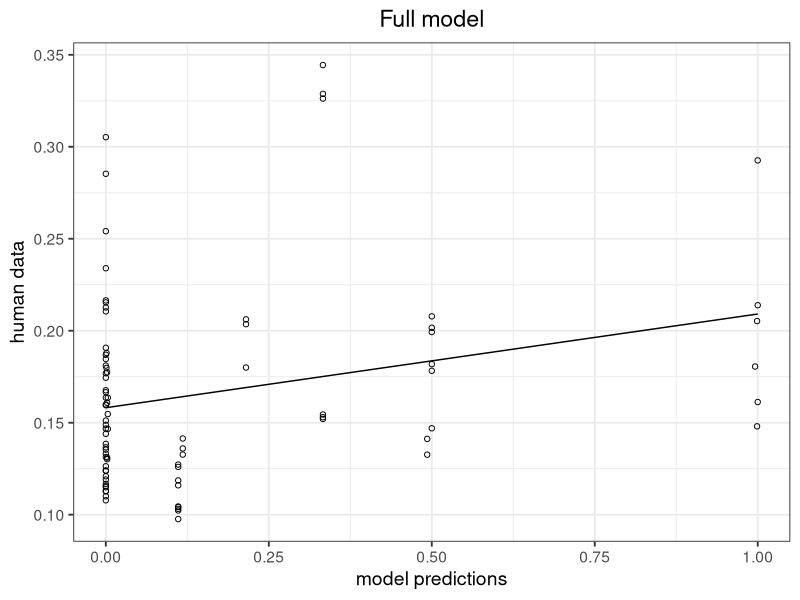
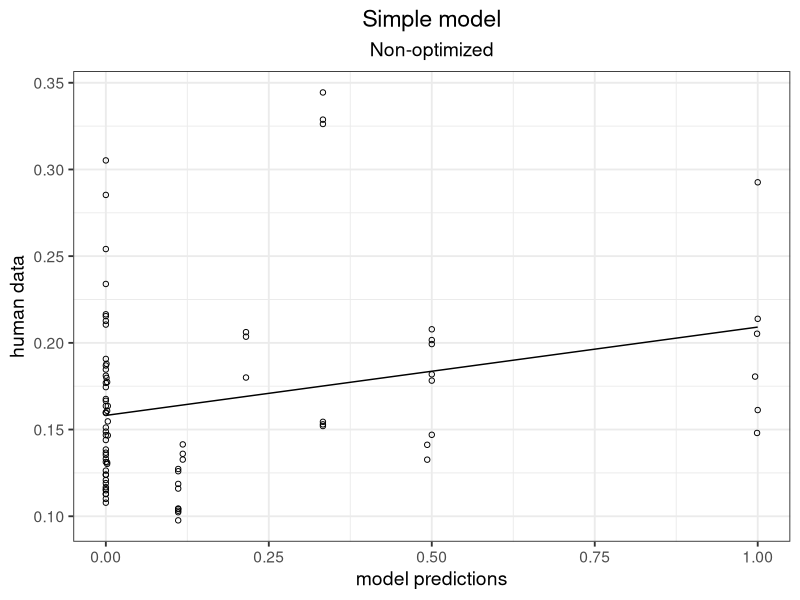
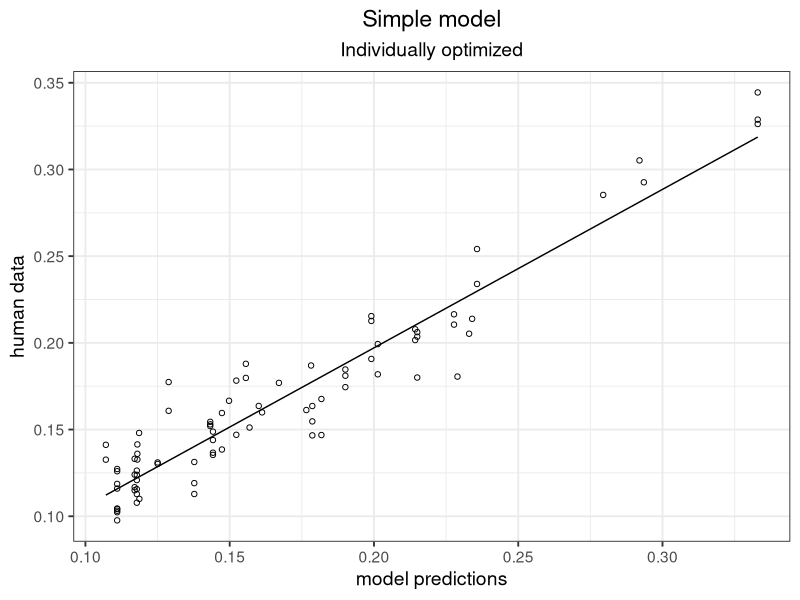
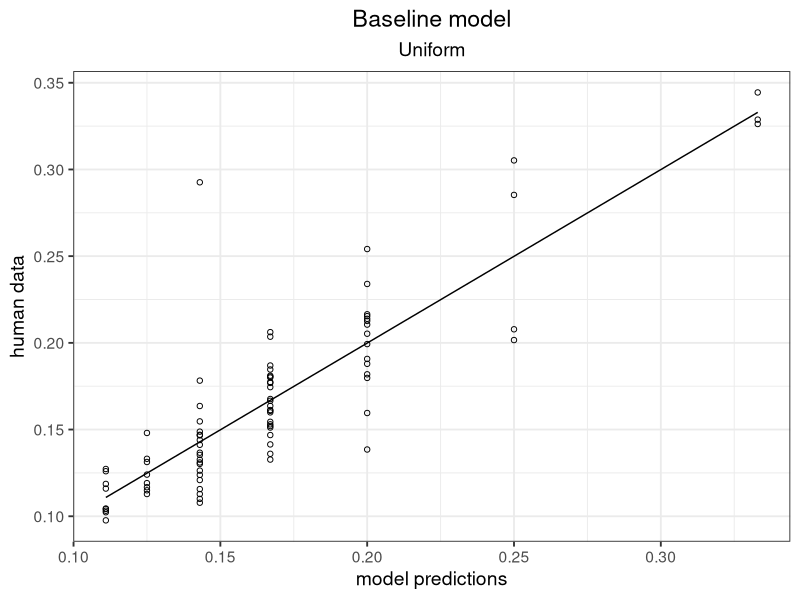
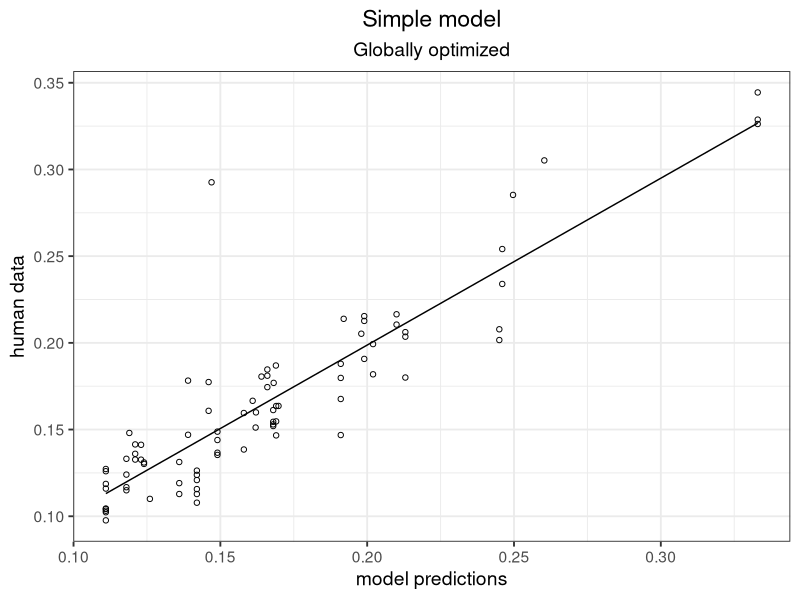
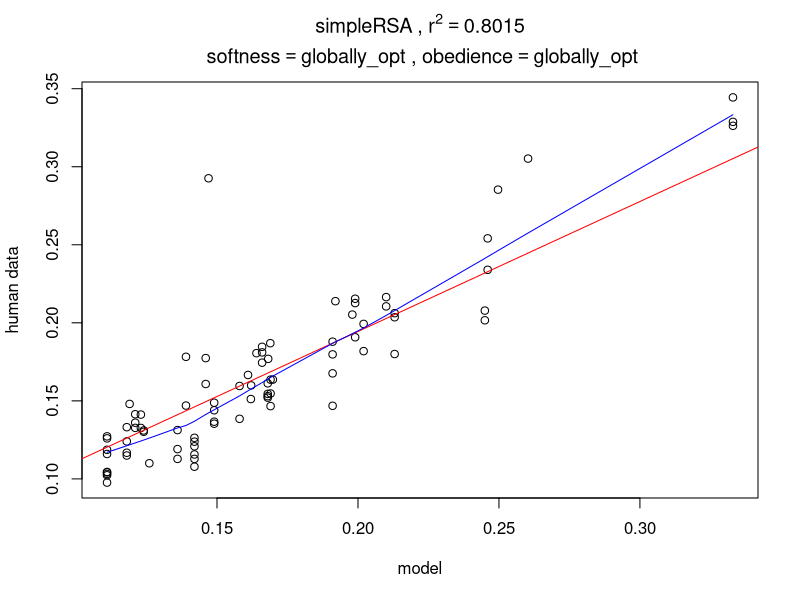
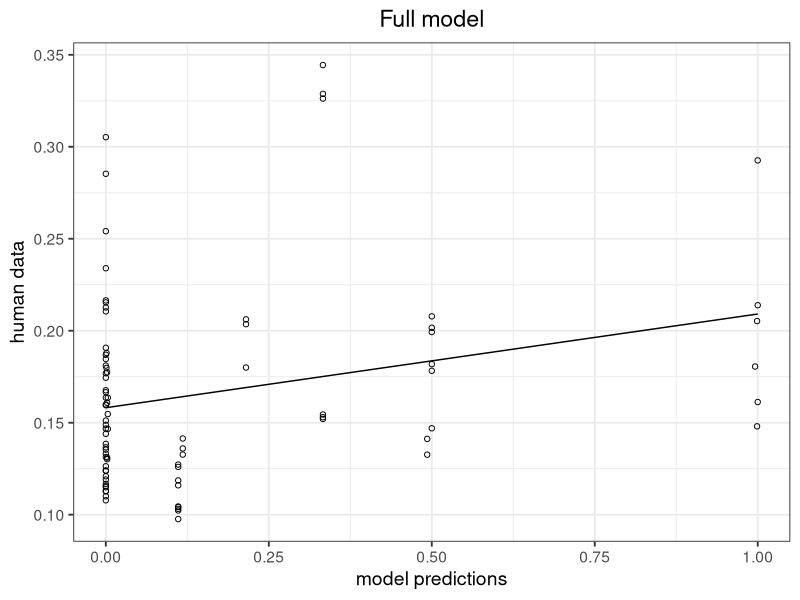
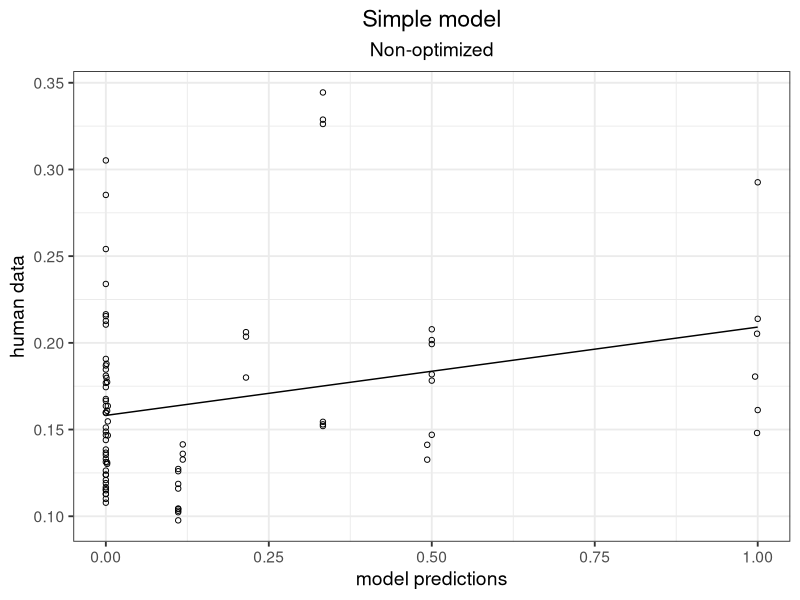

The R script that drew these images, in order:
library("dplyr")
library("ggplot2")

################################################## X 3 Utterance choice ##################################

# Import full csv table

setwd("~/Documents/GitHub/prior_inference/RSA_2019_08/X3_Plots")

full <- read.csv("for_scatterplots_x3_updated.csv")
head(full)

## See what models we have ##

stats <- full %>%
    group_by(softness,obedience, alpha, cross_validated, kl_factor,type, Nr) %>%
    summarise(n_occur = n())
ordered <- stats[order(stats$Nr),] # Sort the summary table
print.data.frame(ordered)

write.csv(ordered, file = "List_of_models_x3.csv")
##########################################################################################################

# Subset data for plotting. Fill in the template

# plotData <- subset(full, softness ==  & obedience ==  & cross_validated == " " & type == "") # for simple models
# plotData <- subset(full, softness ==  & obedience ==  & alpha == & cross_validated == " " & type == "") # for full models

# Softness, obedience, and alpha are numeric
# Cross_validated can be "yes" or "no"
# Type can be "simpleRSA" or "fullRSA" or "uniform"
# Nr is model number in the order they are listed in the scatterplot file. 

##########################################################################################################

### Subsets for figures in the paper. Pick one plotData subset, then run the define variables part
### Then generate the plot either with ggplot or a simple plot

# for m1
plotData <- subset(full, softness == 0 & obedience == 0 & 
                        kl_factor == 1 &
                          cross_validated == "no" & type == "fullRSA" & 
                          alpha == 1) 


r2 <- round((summary(lm(plotData$model~plotData$workerData))$r.squared), digits = 4)
softness <- unique(as.character(plotData$softness))
obedience <- unique(as.character(plotData$obedience))
type <- unique(as.character(plotData$type))
nr <- plotData$Nr[1]


figure <- ggplot(plotData, aes(x = model, y = workerData)) +
  geom_point(shape = 1) +
  stat_smooth(method = "lm",
              col = "black",
              se = FALSE,
              size = .5) +
  theme_bw(base_size = 14) +
  labs(title = "Full model")+
  #  labs(title = bquote(atop
  #                     (.(type) ~"," ~ r^2 == .(r2),
  #                       ~ "softness" == .(softness) ~ "," ~ "obedience" == .(obedience)
  #                     )))+
  ylab("human data")+
  xlab("model predictions") +
  theme(plot.title = element_text(hjust = 0.5))
print(figure)
ggsave(figure, height = 3, width = 3, units = "in", filename = paste("x3_m", nr,".pdf", sep=""))

model <- lm(formula = plotData$model~plotData$workerData)
summary(model)
confint(model)


# for m6
plotData <- subset(full, softness == "individually_opt" & obedience == "individually_opt" & 
                     kl_factor == "individually_opt" &
                     cross_validated == "no" & type == "fullRSA" & 
                     alpha == 1) 

# for m4
plotData <- subset(full, softness == 0 & obedience == "individually_opt" & 
                     kl_factor == "individually_opt" &
                     cross_validated == "no" & type == "fullRSA" & 
                     alpha == 1) 

# for m2
plotData <- subset(full, softness == "individually_opt" & obedience == 0 & 
                     kl_factor == 1 &
                     cross_validated == "no" & type == "fullRSA" & 
                     alpha == 1) 
# for m7
# Shortcut to do subsets. List_of_models_x3.csv says which model is which

plotData <- subset(full, Nr == 7)

r2 <- round((summary(lm(plotData$model~plotData$workerData))$r.squared), digits = 4)
softness <- unique(as.character(plotData$softness))
obedience <- unique(as.character(plotData$obedience))
type <- unique(as.character(plotData$type))
nr <- plotData$Nr[1]


figure <- ggplot(plotData, aes(x = model, y = workerData)) +
  geom_point(shape = 1) +
  stat_smooth(method = "lm",
              col = "black",
              se = FALSE,
              size = .5) +
  theme_bw(base_size = 14) +
  labs(title = "Simple model",subtitle = "Non-optimized")+
  #  labs(title = bquote(atop
  #                     (.(type) ~"," ~ r^2 == .(r2),
  #                       ~ "softness" == .(softness) ~ "," ~ "obedience" == .(obedience)
  #                     )))+
  ylab("human data")+
  xlab("model predictions") +
  theme(plot.title = element_text(hjust = 0.5), plot.subtitle = element_text(hjust = 0.5))
print(figure)
ggsave(figure, height = 3, width = 3, units = "in", filename = paste("x3_m", nr,".pdf", sep=""))

model <- lm(formula = plotData$model~plotData$workerData)
summary(model)
confint(model)


# for m9
plotData <- subset(full, Nr == 9) 
model <- lm(formula = plotData$model~plotData$workerData)
summary(model)

# for m10
plotData <- subset(full, Nr == 10)
model <- lm(formula = plotData$model~plotData$workerData)
summary(model)

# for m11 KL individually optimized
plotData <- subset(full, Nr == 11)
model <- lm(formula = plotData$model~plotData$workerData)
summary(model)

r2 <- round((summary(lm(plotData$model~plotData$workerData))$r.squared), digits = 4)
softness <- unique(as.character(plotData$softness))
obedience <- unique(as.character(plotData$obedience))
type <- unique(as.character(plotData$type))
nr <- plotData$Nr[1]


figure <- ggplot(plotData, aes(x = model, y = workerData)) +
  geom_point(shape = 1) +
  stat_smooth(method = "lm",
              col = "black",
              se = FALSE,
              size = .5) +
  theme_bw(base_size = 14) +
  labs(title = "Simple model", subtitle = "Individually optimized")+
  #  labs(title = bquote(atop
  #                     (.(type) ~"," ~ r^2 == .(r2),
  #                       ~ "softness" == .(softness) ~ "," ~ "obedience" == .(obedience)
  #                     )))+
  ylab("human data")+
  xlab("model predictions") +
  theme(plot.title = element_text(hjust = 0.5), plot.subtitle = element_text(hjust = 0.5))
print(figure)
ggsave(figure, height = 3, width = 3, units = "in", filename = paste("x3_m", nr,".pdf", sep=""))

model <- lm(formula = plotData$model~plotData$workerData)
summary(model)
confint(model)


# for m9

# for m13
plotData <- subset(full, Nr == 13)

# for m14
plotData <- subset(full, Nr == 14)

plotData <- subset(full, Nr == 15)
model <- lm(formula = plotData$model~plotData$workerData)
summary(model)

plotData <- subset(full, Nr == 20)

r2 <- round((summary(lm(plotData$model~plotData$workerData))$r.squared), digits = 4)
softness <- unique(as.character(plotData$softness))
obedience <- unique(as.character(plotData$obedience))
type <- unique(as.character(plotData$type))
nr <- plotData$Nr[1]


figure <- ggplot(plotData, aes(x = model, y = workerData)) +
  geom_point(shape = 1) +
  stat_smooth(method = "lm",
              col = "black",
              se = FALSE,
              size = .5) +
  theme_bw(base_size = 14) +
  labs(title = "Baseline model", subtitle = "Uniform")+
  #  labs(title = bquote(atop
  #                     (.(type) ~"," ~ r^2 == .(r2),
  #                       ~ "softness" == .(softness) ~ "," ~ "obedience" == .(obedience)
  #                     )))+
  ylab("human data")+
  xlab("model predictions") +
  theme(plot.title = element_text(hjust = 0.5), plot.subtitle = element_text(hjust = 0.5))
print(figure)
ggsave(figure, height = 3, width = 3, units = "in", filename = paste("x3_m", nr,".pdf", sep=""))

model <- lm(formula = plotData$model~plotData$workerData)
summary(model)
confint(model)

plotData <- subset(full, Nr == 24)
model <- lm(formula = plotData$model~plotData$workerData)
summary(model)
# Define variables to pass to plot title and ggsave

r2 <- round((summary(lm(plotData$model~plotData$workerData))$r.squared), digits = 2)
#ci <- round((confint(lm(plotData$model~plotData$workerData))), digits = 2)
#ci <- ci[c(2,4)]
softness <- unique(as.character(plotData$softness))
obedience <- unique(as.character(plotData$obedience))
type <- unique(as.character(plotData$type))
kl_factor <- unique(as.character(plotData$kl_factor))
nr <- plotData$Nr[1]


## Scatterplot with ggplot2 ##
# Contains a title with parameter values for now ##

figure <- ggplot(plotData, aes(x = model, y = workerData)) +
  geom_point() +
  stat_smooth(method = "lm",
              col = "black",
              se = FALSE,
              size = 1) +
  theme_bw() +
  labs(title = bquote(atop
                     (.(type) ~"," ~ r^2 == .(r2),
                       ~ "softness" == .(softness) ~ "," ~ "obedience" == .(obedience) ~ ","
                       ~ "kappa" == .(kl_factor)
                     )))+
  ylab("human data")+
  xlab("model predictions") +
  theme(plot.title = element_text(hjust = 0.5))
#print(figure)
ggsave(figure, filename = paste("x3_m", nr,".pdf", sep=""),width = 7, height = 7, units = "in")


######## Global optimization plot ############

plotData <- subset(full, Nr == 24)

r2 <- round((summary(lm(plotData$model~plotData$workerData))$r.squared), digits = 4)
softness <- unique(as.character(plotData$softness))
obedience <- unique(as.character(plotData$obedience))
type <- unique(as.character(plotData$type))
nr <- plotData$Nr[1]


figure <- ggplot(plotData, aes(x = model, y = workerData)) +
  geom_point(shape = 1) +
  stat_smooth(method = "lm",
              col = "black",
              se = FALSE,
              size = .5) +
  theme_bw(base_size = 14) +
  labs(title = "Simple model", subtitle = "Globally optimized")+
  #  labs(title = bquote(atop
  #                     (.(type) ~"," ~ r^2 == .(r2),
  #                       ~ "softness" == .(softness) ~ "," ~ "obedience" == .(obedience)
  #                     )))+
  ylab("human data")+
  xlab("model predictions") +
  theme(plot.title = element_text(hjust = 0.5), plot.subtitle = element_text(hjust = 0.5))
print(figure)
ggsave(figure, height = 3, width = 3, units = "in", filename = paste("x3_m", nr,".pdf", sep=""))

model <- lm(formula = plotData$model~plotData$workerData)
summary(model)
confint(model)




## Simple plot works a little faster to look up r2 values ##

model <- lm(formula = plotData$model~plotData$workerData)
summary(model)
confint(model)

plot(plotData$model, plotData$workerData, xlab = "model", ylab = "human data")
abline(lm(formula = plotData$model~plotData$workerData), col="red") # regression line (y~x)
lines(lowess(plotData$model,plotData$workerData), col="blue") # lowess line (x,y)

title(main = bquote(atop
      (.(type) ~"," ~ r^2 == .(r2),
        ~ "softness" == .(softness) ~ "," ~ "obedience" == .(obedience)
        )))

#########################################################################################################


